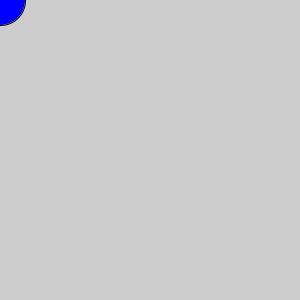
Frame 1 (no input)
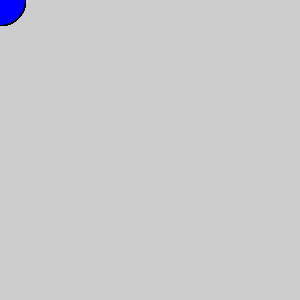
Frame 60 (the mouse pressed at the canvas centre just before this capture)
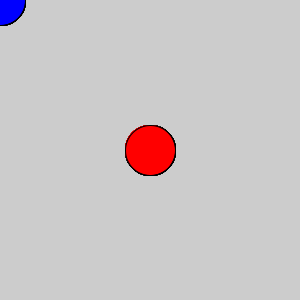
Frame 120 (the mouse held since frame 60 and released just before this capture)

The Processing sketch that drew these frames (run headless with seeded random() and noise(); from frame 60 on, the mouse is pressed at the canvas centre):

// Processing sketch: processing002
// ── processing002.pde
/*
Exemplo com condição lógica if 
Exercício para treinar o uso de elipses, preenchimento e desenho com o mouse
*/

void setup() {
  // definindo tamanho da tela
  size(300, 300);
}

void draw() {
  
  if (mouseX > 100) { // se posição do mouse no eixo X estiver além de 100 pixels
  fill(255,0,0); // preencha elipse de vermelho
  ellipse(mouseX,mouseY,50,50); // delimitando ínicio e fim da elipse
  }
  else { // senão 
  fill(0,0,255); // preencha elipse de azul
  ellipse(mouseX,mouseY,50,50);
  }
}
